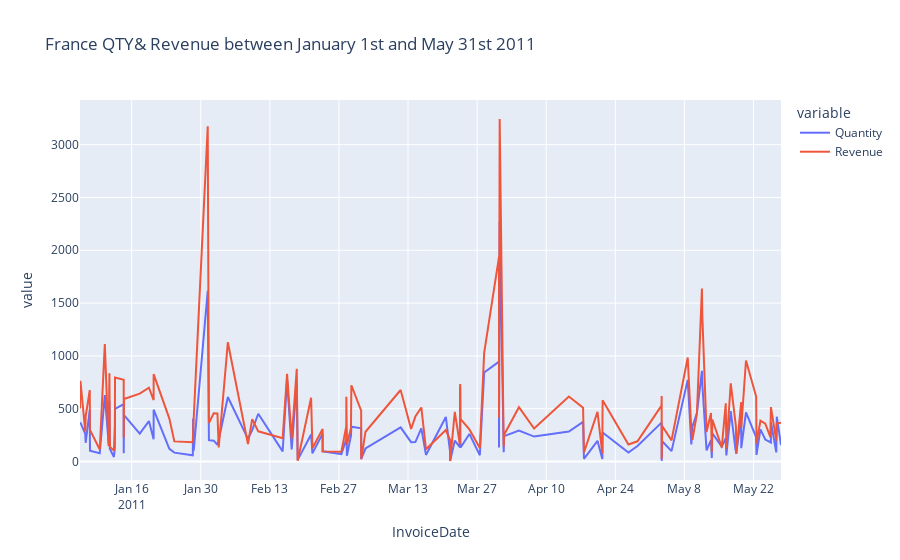

Notebook cell for this chart:
### Code cell
# Plot
fig = px.line(france_qty_rvn, x='InvoiceDate', y=['Quantity','Revenue'], title='France QTY& Revenue between January 1st and May 31st 2011')
fig.show()
